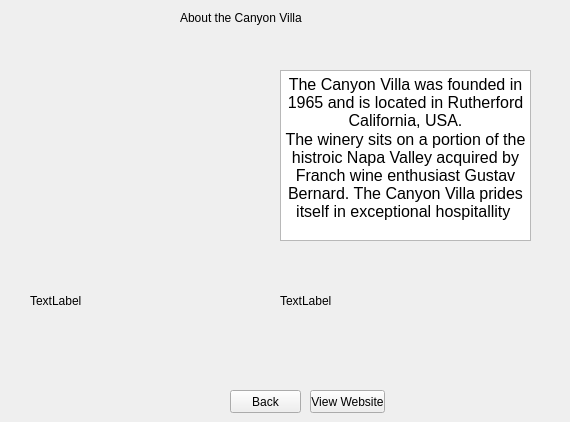
    <widget class="QWidget" name="page_AboutTheVilla">
     <widget class="QLabel" name="label_AboutTheVilla">
      <property name="geometry">
       <rect>
        <x>30</x>
        <y>70</y>
        <width>231</width>
        <height>151</height>
       </rect>
      </property>
      <property name="text">
       <string/>
      </property>
     </widget>
     <widget class="QTextBrowser" name="textBrowser">
      <property name="geometry">
       <rect>
        <x>280</x>
        <y>70</y>
        <width>251</width>
        <height>171</height>
       </rect>
      </property>
      <property name="html">
       <string>&lt;!DOCTYPE HTML PUBLIC &quot;-//W3C//DTD HTML 4.0//EN&quot; &quot;http://www.w3.org/TR/REC-html40/strict.dtd&quot;&gt;
&lt;html&gt;&lt;head&gt;&lt;meta name=&quot;qrichtext&quot; content=&quot;1&quot; /&gt;&lt;style type=&quot;text/css&quot;&gt;
p, li { white-space: pre-wrap; }
&lt;/style&gt;&lt;/head&gt;&lt;body style=&quot; font-family:'MS Shell Dlg 2'; font-size:8.25pt; font-weight:400; font-style:normal;&quot;&gt;
&lt;p align=&quot;center&quot; style=&quot; margin-top:0px; margin-bottom:0px; margin-left:0px; margin-right:0px; -qt-block-indent:0; text-indent:0px;&quot;&gt;&lt;span style=&quot; font-size:12pt;&quot;&gt;The Canyon Villa was founded in 1965 and is located in Rutherford California, USA.&lt;/span&gt;&lt;/p&gt;
&lt;p align=&quot;center&quot; style=&quot; margin-top:0px; margin-bottom:0px; margin-left:0px; margin-right:0px; -qt-block-indent:0; text-indent:0px;&quot;&gt;&lt;span style=&quot; font-size:12pt;&quot;&gt;The winery sits on a portion of the histroic Napa Valley acquired by Franch wine enthusiast Gustav Bernard. The Canyon Villa prides itself in exceptional hospitallity &lt;/span&gt;&lt;/p&gt;&lt;/body&gt;&lt;/html&gt;</string>
      </property>
     </widget>
     <widget class="QPushButton" name="pushButton_backAboutVilla">
      <property name="geometry">
       <rect>
        <x>230</x>
        <y>390</y>
        <width>71</width>
        <height>23</height>
       </rect>
      </property>
      <property name="text">
       <string>Back</string>
      </property>
     </widget>
     <widget class="QLabel" name="label_AboutVilla2">
      <property name="geometry">
       <rect>
        <x>30</x>
        <y>250</y>
        <width>231</width>
        <height>101</height>
       </rect>
      </property>
      <property name="text">
       <string>TextLabel</string>
      </property>
     </widget>
     <widget class="QLabel" name="label_AboutVilla3">
      <property name="geometry">
       <rect>
        <x>280</x>
        <y>250</y>
        <width>251</width>
        <height>101</height>
       </rect>
      </property>
      <property name="text">
       <string>TextLabel</string>
      </property>
     </widget>
     <widget class="QLabel" name="label_AboutVIllaTItle">
      <property name="geometry">
       <rect>
        <x>180</x>
        <y>10</y>
        <width>381</width>
        <height>16</height>
       </rect>
      </property>
      <property name="text">
       <string>About the Canyon Villa</string>
      </property>
     </widget>
     <widget class="QPushButton" name="pushButton_website">
      <property name="geometry">
       <rect>
        <x>310</x>
        <y>390</y>
        <width>75</width>
        <height>23</height>
       </rect>
      </property>
      <property name="text">
       <string>View Website</string>
      </property>
     </widget>
    </widget>
